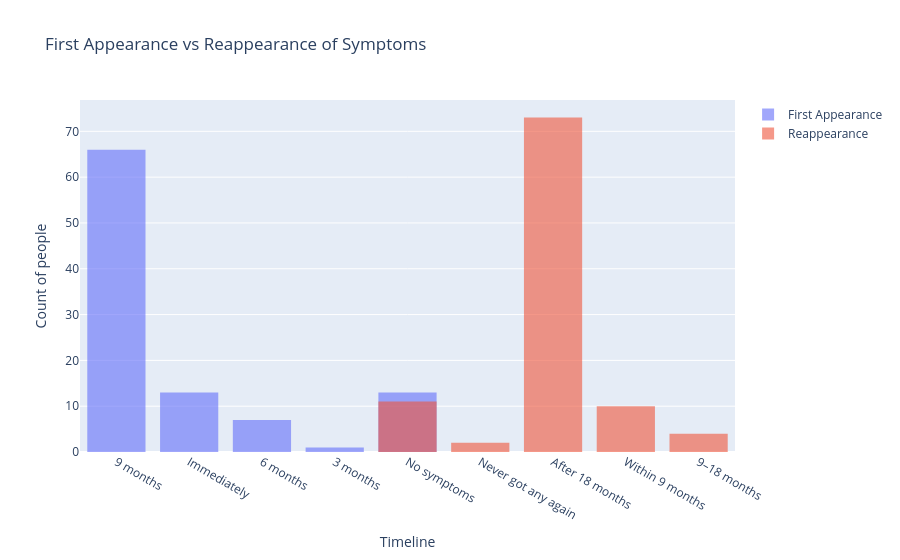

The cell this chart's notebook holds for it:
### Code cell
import plotly.graph_objects as go

fig = go.Figure()

# First appearance
fig.add_trace(go.Histogram(
    x=df['When did symptoms FIRST appear?'],
    name='First Appearance',
    opacity=0.6
))

# Reappearance
fig.add_trace(go.Histogram(
    x=df['Did the SAME symptoms reappear later? If YES, when did they reappear?'],
    name='Reappearance',
    opacity=0.6
))

fig.update_layout(
    barmode='overlay',
    title="First Appearance vs Reappearance of Symptoms",
    yaxis_title="Count of people",
    xaxis_title="Timeline"
)


fig.show()

### Figure 1 — Plotly figure (JSON) as saved in the notebook; plotly's stock layout.template omitted (floating-point values rounded to 4 significant figures)
{"data": [{"name": "First Appearance", "opacity": 0.6, "type": "histogram", "x": ["9 months", "9 months", "Immediately", "Immediately", "9 months", "6 months", "Immediately", "9 months", "9 months", "9 months", "3 months", "6 months", "9 months", "Immediately", "9 months", "Immediately", "Immediately", "9 months", "9 months", "6 months", "Immediately", "9 months", "9 months", "9 months", "9 months", "9 months", "9 months", "9 months", "9 months", "9 months", "9 months", "Immediately", "Immediately", "9 months", "9 months", "9 months", "Immediately", "9 months", "6 months", "9 months", "9 months", "9 months", "9 months", "No symptoms", "No symptoms", "9 months", "No symptoms", "No symptoms", "9 months", "9 months", "Immediately", "9 months", "Immediately", "9 months", "9 months", "9 months", "9 months", "No symptoms", "Immediately", "No symptoms", "9 months", "9 months", "9 months", "6 months", "9 months", "9 months", "9 months", "9 months", "No symptoms", "No symptoms", "9 months", "9 months", "9 months", "9 months", "9 months", "9 months", "9 months", "9 months", "No symptoms", "No symptoms", "9 months", "6 months", "6 months", "No symptoms", "No symptoms", "9 months", "9 months", "9 months", "9 months", "9 months", "9 months", "9 months", "9 months", "9 months", "9 months", "9 months", "9 months", "9 months", "No symptoms", "9 months"]}, {"name": "Reappearance", "opacity": 0.6, "type": "histogram", "x": ["Never got any again", "After 18 months", "After 18 months", "Within 9 months", "After 18 months", "After 18 months", "9–18 months", "After 18 months", "After 18 months", "After 18 months", "After 18 months", "After 18 months", "After 18 months", "After 18 months", "Within 9 months", "Within 9 months", "After 18 months", "After 18 months", "After 18 months", "9–18 months", "After 18 months", "After 18 months", "After 18 months", "9–18 months", "Never got any again", "After 18 months", "After 18 months", "After 18 months", "Within 9 months", "After 18 months", "After 18 months", "Within 9 months", "After 18 months", "Within 9 months", "After 18 months", "After 18 months", "Within 9 months", "After 18 months", "9–18 months", "After 18 months", "After 18 months", "Within 9 months", "After 18 months", "No symptoms", "No symptoms", "After 18 months", "No symptoms", "No symptoms", "After 18 months", "After 18 months", "After 18 months", "After 18 months", "Within 9 months", "After 18 months", "After 18 months", "After 18 months", "After 18 months", "No symptoms", "Within 9 months", "No symptoms", "After 18 months", "After 18 months", "After 18 months", "After 18 months", "After 18 months", "After 18 months", "After 18 months", "After 18 months", "No symptoms", "No symptoms", "After 18 months", "After 18 months", "After 18 months", "After 18 months", "After 18 months", "After 18 months", "After 18 months", "After 18 months", "No symptoms", "No symptoms", "After 18 months", "After 18 months", "After 18 months", "After 18 months", "After 18 months", "After 18 months", "After 18 months", "After 18 months", "After 18 months", "After 18 months", "After 18 months", "After 18 months", "After 18 months", "After 18 months", "After 18 months", "After 18 months", "After 18 months", "After 18 months", "No symptoms", "After 18 months"]}], "layout": {"barmode": "overlay", "title": {"text": "First Appearance vs Reappearance of Symptoms"}, "xaxis": {"title": {"text": "Timeline"}}, "yaxis": {"title": {"text": "Count of people"}}}}
